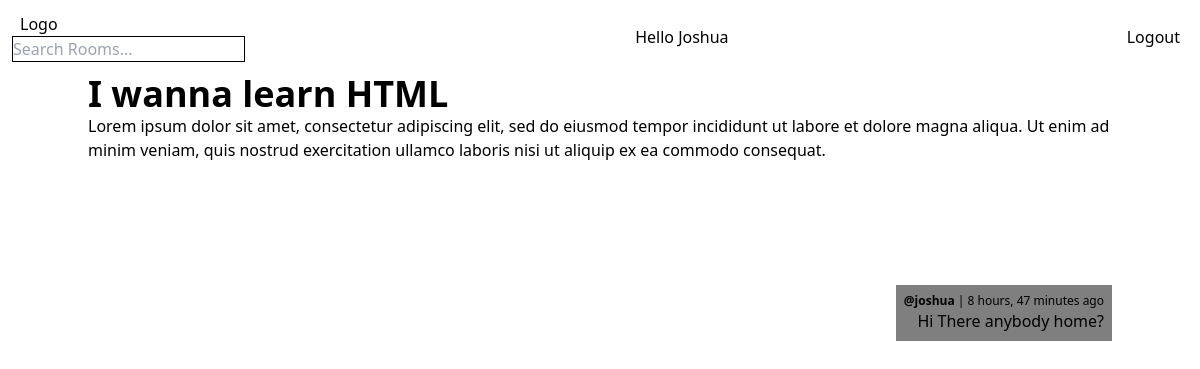
The app's page /room/7/ (signed in) with its own data.
### base/models.py (models this page shows, shortened)
class Room(models.Model):
    host = models.ForeignKey(User, on_delete=models.SET_NULL, null=True)
    topic = models.ForeignKey(Topic, on_delete=models.SET_NULL, null=True)
    name = models.CharField(max_length=255)
    description = models.TextField(null=True, blank=True)
    participant = models.ManyToManyField(User, related_name='participants', blank=True)
    updated = models.DateTimeField(auto_now=True)
    created = models.DateTimeField(auto_now_add=True)
    class Meta:
        ordering = ['-updated', 'created']

class Message(models.Model):
    user = models.ForeignKey(User, on_delete=models.CASCADE)
    room = models.ForeignKey(Room, on_delete=models.CASCADE)
    body = models.TextField()
    updated = models.DateTimeField(auto_now=True)
    created = models.DateTimeField(auto_now_add=True)

### base/views.py (the view, shortened to what this page needs)
# urls.py: path('room/<str:pk>/', views.room, name='room'),
@login_required(login_url='login')
def room(request, pk):
    room = Room.objects.get(id=pk)
    roomMessages = room.message_set.all().order_by('created')
    context = {'room': room, 'roomMessages': roomMessages}
    return render(request, 'base/room.html', context)

### base/templates/base/room.html (shortened to what this page needs)
{% extends "main.html" %}
{% block content %}
<div class="container mx-auto relative h-screen">
  <h1 class="text-4xl font-bold">{{ room.name }}</h1>
  <h1 class="">{{ room.description }}</h1>
  <div class="absolute bottom-5 w-full p-2 lg:p-0 h-[80vh] overflow-scroll">
    {% for message in roomMessages %}
    {% if message.user == request.user %}
      <div class="relative w-full flex items-end justify-end">
        <div class="my-3 bg-black/50 flex flex-col items-end p-2">
          <p class="text-xs font-light"> <span class="font-bold"> @{{ message.user }} </span> | {{ message.created|timesince }} ago</p>
          <p>{{ message.body }}</p>
        </div>
      </div>
    {% endif %}
    {% endfor %}
  </div>
</div>
{% endblock content %}

### templates/navbar.html
<nav class="flex items-center justify-between p-3">
  {% if request.user.is_authenticated %}
  <div>
    <a href="{% url 'home' %}"  class="[&.active]:font-bold hover:bg-black hover:text-white p-2"  >Logo</a>
    <form method='GET' action="{% url 'home' %}">
      <input placeholder="Search Rooms..." name="q" class="border border-black" />
    </form>
  </div>
  <h1> Hello <span class="capitalize">{{request.user}}</span> </h1>
  {% endif %}
  {% if request.user.is_authenticated %}
  <a href="{% url 'logout' %}"  class="[&.active]:font-bold hover:bg-black hover:text-white p-2"  >Logout</a>
  {% else %}
  <a href="{% url 'login' %}"  class="[&.active]:font-bold hover:bg-black hover:text-white p-2"  >Login</a>
  {% endif %}
</nav>

### records on screen
Room: name "I wanna learn HTML", description "Lorem ipsum dolor sit amet, consectetur adipiscing elit, sed do eiusmod tempor incididunt ut labore et dolore magna aliqua. Ut enim ad minim veniam, quis nostrud exercitation ullamco laboris nisi ut aliquip ex ea commodo consequat."
Message: user "joshua", created "8 hours, 47 minutes", body "Hi There anybody home?"

### other values on screen
{{ request.user }} "Joshua"
